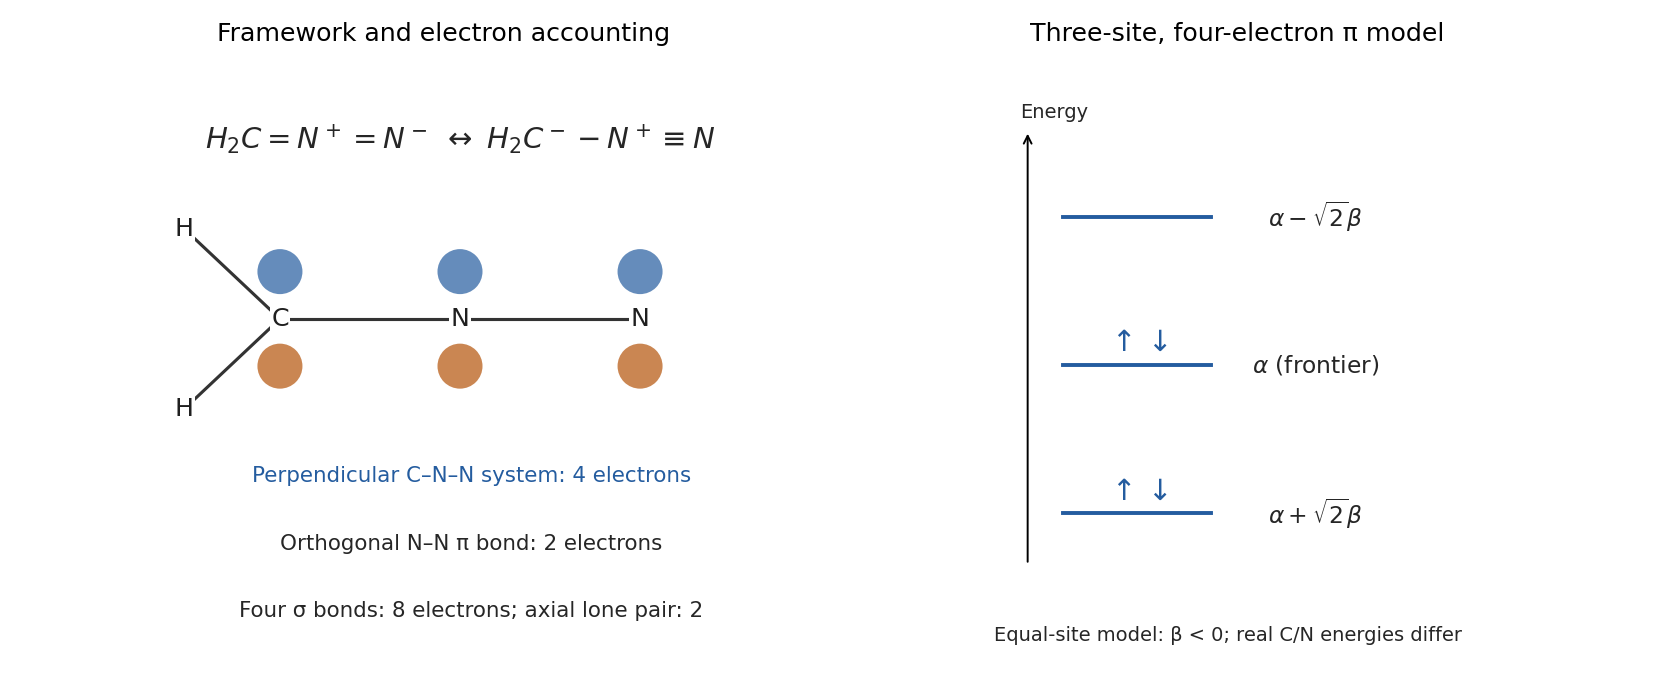

This chart was generated by the following Python code:
"""Original solution schematic; Python 3.14, numpy 2.3.5, matplotlib 3.10.7.
Writes its own PNG basename to the current working directory.
"""
from pathlib import Path
import sys
for candidate in Path(__file__).resolve().parents:
    if (candidate / 'tools' / 'chemistry_diagram.py').exists():
        sys.path.insert(0, str(candidate))
        break
import numpy as np
import matplotlib.pyplot as plt
from matplotlib.patches import FancyArrowPatch, Circle
from tools.chemistry_diagram import atom, bond, ring, wedge, curly, flow, finish, save, BLUE, ORANGE, GREEN

def txt(ax,x,y,s,size=11,color='0.15',ha='center'):
    ax.text(x,y,s,ha=ha,va='center',fontsize=size,color=color)
def couple(ax,a,b,label,rad=.3,offset=(0,0)):
    ax.add_patch(FancyArrowPatch(a,b,connectionstyle=f'arc3,rad={rad}',arrowstyle='<->',mutation_scale=10,color=BLUE,lw=1.3))
    m=(np.asarray(a)+np.asarray(b))/2+np.asarray(offset)
    txt(ax,*m,label,10,BLUE)
def benzene(ax,c=(0,0),scale=1):
    t=np.deg2rad([30,90,150,210,270,330]);pts=np.column_stack([np.cos(t),np.sin(t)])*scale+np.asarray(c)
    ring(ax,pts,{0:2,2:2,4:2});return pts
def carbonyl(ax,c,left,right,oxy='O',tetra=False,down=None):
    x,y=c;o=(x,y+1);bond(ax,c,o,1 if tetra else 2);atom(ax,o,oxy)
    for q,label in [(left[0],left[1]),(right[0],right[1])]:bond(ax,c,q);atom(ax,q,label)
    if down:bond(ax,c,down[0]);atom(ax,down[0],down[1])
    return o

fig,axs=plt.subplots(1,2,figsize=(12,5))
ax=axs[0]
txt(ax,2.3,3.3,r'$H_2C=N^+=N^-\ \leftrightarrow\ H_2C^--N^+\equiv N$',15)
for p,s in [((.7,1.7),'C'),((2.3,1.7),'N'),((3.9,1.7),'N')]:atom(ax,p,s)
bond(ax,(.7,1.7),(2.3,1.7));bond(ax,(2.3,1.7),(3.9,1.7))
for q in [(-.15,2.5),(-.15,.9)]:bond(ax,(.7,1.7),q);atom(ax,q,'H')
for x in [.7,2.3,3.9]:
    ax.add_patch(Circle((x,2.12),.20,fc=BLUE,alpha=.7));ax.add_patch(Circle((x,1.28),.20,fc=ORANGE,alpha=.7))
txt(ax,2.4,.3,'Perpendicular C–N–N system: 4 electrons',11,BLUE)
txt(ax,2.4,-.3,'Orthogonal N–N π bond: 2 electrons',11)
txt(ax,2.4,-.9,'Four σ bonds: 8 electrons; axial lone pair: 2',11)
finish(ax,(-.7,5),(-1.5,4),'Framework and electron accounting')
ax=axs[1]
for y,l,n in [(-1.4,r'$\alpha+\sqrt{2}\beta$',2),(.3,r'$\alpha$ (frontier)',2),(2,r'$\alpha-\sqrt{2}\beta$',0)]:
    ax.plot([0,1.7],[y,y],lw=2,color=BLUE);txt(ax,2.9,y,l,12)
    if n:txt(ax,.85,y+.25,r'$\uparrow\downarrow$',15,BLUE)
ax.annotate('',(-.4,3),(-.4,-2),arrowprops={'arrowstyle':'->'});txt(ax,-.1,3.2,'Energy',10)
txt(ax,1.9,-2.8,'Equal-site model: β < 0; real C/N energies differ',10)
finish(ax,(-1,5),(-3.3,3.8),'Three-site, four-electron π model')
fig.tight_layout()

save(fig, 'paper-1-diazomethane-orbitals.png')
